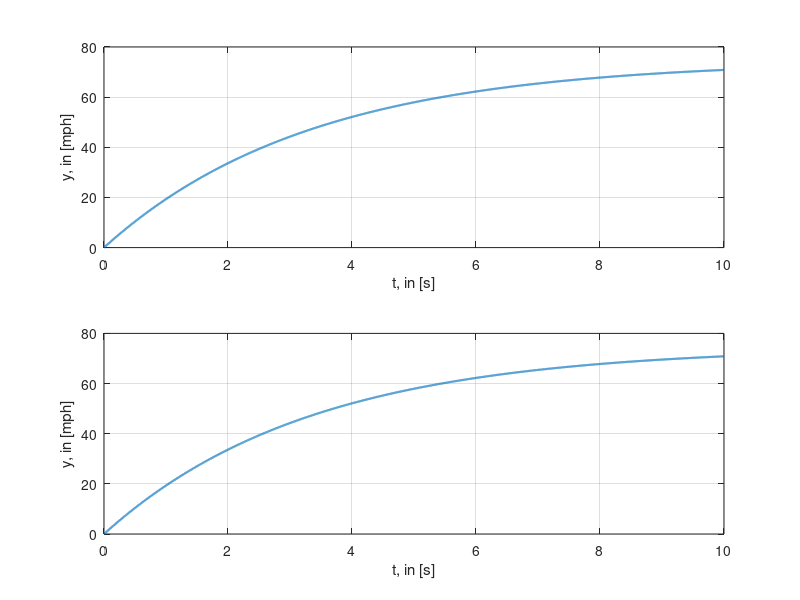
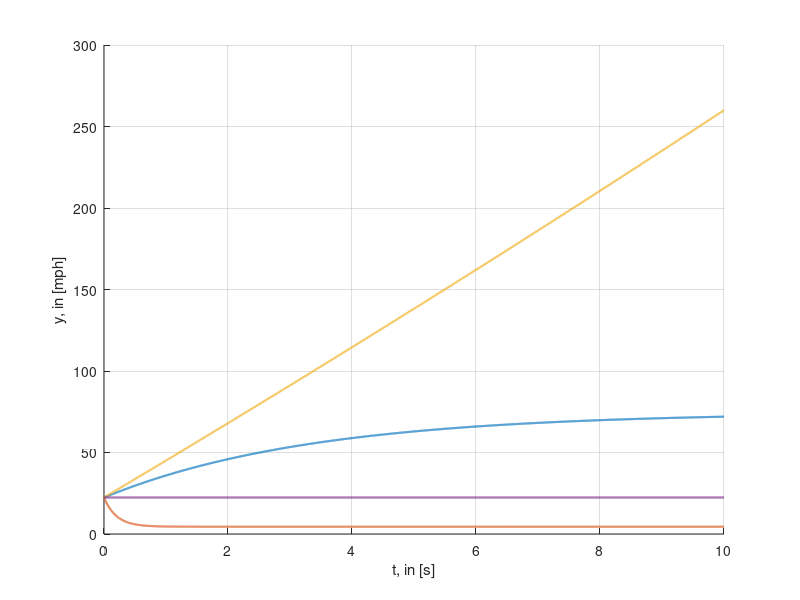
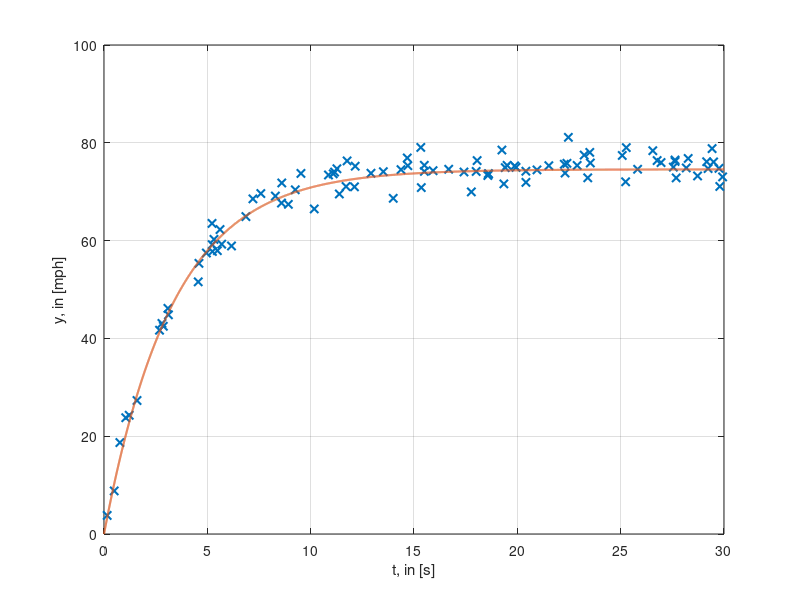

Reproduce these figures in MATLAB, in order. (Note: this script raises an error after producing the figures.)
%%%% MAE 143B MATLAB Demo
%%%% Cover chapter 2 sections up to 2.3 (step response) before starting
%%%%%%%%%%%%%%%%%%%%%%%%%%%%%%%%%%%%%%%%%%%%%%%%%%%%%%%%%%%%%%%%%%%%%%%%%%%
%%%%%%%%%%%%%%%%%%%%%%%%%%%%%%%%%%%%%%%%%%%%%%%%%%%%%%%%%%%%%%%%%%%%%%%%%%%
clear all; 
close all;

%% Step Response / Dynamic Response
%%%%%%%%%%%%%%%%%%%%%%%%%%%%%%%%%%%%%%%%%%%%%%%%%%%%%%%%%%%%%%%%%%%%%%%%%%%
m      = 1000;          % kg, fix
b      = 300;           % kg/s
p      = 1e4;           % N/in, pedal gain, fix
mph    = 2.23694;       % conversion m/s to mph

y_ss   = p/b;           % m/(s*N), steady-state gain
lambda = -b/m;          % 1/s, eigenvalue
              
% Step response by hand                  
t_f     = 10;           % s, end of time period     
t       = linspace(0,t_f,1e4);
y_stp   = y_ss*(1 - exp(lambda.*t));

% Step response using toolbox
car         = tf(p , [m b]);    % Transfer function
[y_stp2,~]   = step(car,t);     % Step response

% Compare
figure;
subplot(2,1,1)
plot(t,mph*y_stp,'LineWidth',1.5);
grid on;
xlabel 't, in [s]'
ylabel 'y, in [mph]'
subplot(2,1,2)
plot(t,mph*y_stp2,'LineWidth',1.5);
grid on;
xlabel 't, in [s]'
ylabel 'y, in [mph]'

% Now look at different b and nonzero y_0
b      = [300 1e3 5e3 -10];             % kg/s
y_0    = 10;                            % m/s
index  = randperm(4);                   % Shuffle
b      = b(index);                      
figure;
grid on;
xlabel 't, in [s]'
ylabel 'y, in [mph]'
hold all;
for kk = 1:length(b)
    lambda = -b(kk)/m;                  % 1/s, eigenvalue
                        
    car            = tf(p , [m b(kk)]); % Transfer function
    [y_stp,~]      = step(car,t);       % Step response
    
    y_init         = y_0*exp(lambda.*t);% Initial condition response
    
    y_out          = y_stp' + y_init;   % Output
    
    plot(t,mph*y_out,'LineWidth',1.5);
end; 

%% Identification
%%%%%%%%%%%%%%%%%%%%%%%%%%%%%%%%%%%%%%%%%%%%%%%%%%%%%%%%%%%%%%%%%%%%%%%%%%%
b      = 300;               % kg/s
y_0    = 0;                 % m/s

y_ss   = p/b;               % m/(s*N), steady-state gain
lambda = -b/m;              % 1/s, eigenvalue

t_f    = 30;                % s, end of time period     
t      = linspace(0,t_f,1e4);

t_s    = t_f*rand(1,100);   % sample time vector                        
t_s    = sort(t_s);         % sort

sys_s  = y_ss*(1 - exp(lambda.*t_s)) + y_0*exp(lambda.*t_s);
data   = sys_s + randn(size(sys_s));
                            % generate noisy data

sys    = y_ss*(1 - exp(lambda.*t)) + y_0*exp(lambda.*t);
                            % compute dynamic response

figure;
plot(t_s,mph*data,'x','LineWidth',1.5);
hold all;
plot(t,mph*sys,'LineWidth',1.5);
grid on;
xlabel 't, in [s]'
ylabel 'y, in [mph]'
legend('Data','System','Location','SE');

% Estimate steady-state value:
t_end  = find(t_s > 20);            % Find relevant points
n      = length(t_end);             % Count number of points
y_ss_a = sum(data(t_end))/n;        % Average

% Compute singal r:
t_strt = find(t_s < 5);             % Find relevant points
r      = 1 - data(t_strt)./y_ss_a;  % Compute r

% Show linear behavior
figure;
plot(t_s(t_strt),log(r),'x','LineWidth',1.5);
grid on;
xlabel 't, in [s]'
ylabel 'log(r(t))'
xlim ([0 5])

% Estimate lambda:
lambda_vec  = log(r)./t_s(t_strt);  % Generate point-estimates
n           = length(t_strt);       % Count number of estimates
lambda_a    = sum(lambda_vec)/n;    % Average

% Compare model with data:
y_a   = y_ss_a*(1 - exp(lambda_a.*t)) + y_0*exp(lambda_a.*t);

figure;
plot(t_s,mph*data,'x','LineWidth',1.5);
hold all;
plot(t,mph*sys,'LineWidth',1.5);
plot(t,mph*y_a,'LineWidth',1.5);
grid on;
xlabel 't, in [s]'
ylabel 'y, in [mph]'
legend('Data','System','Model','Location','SE');
